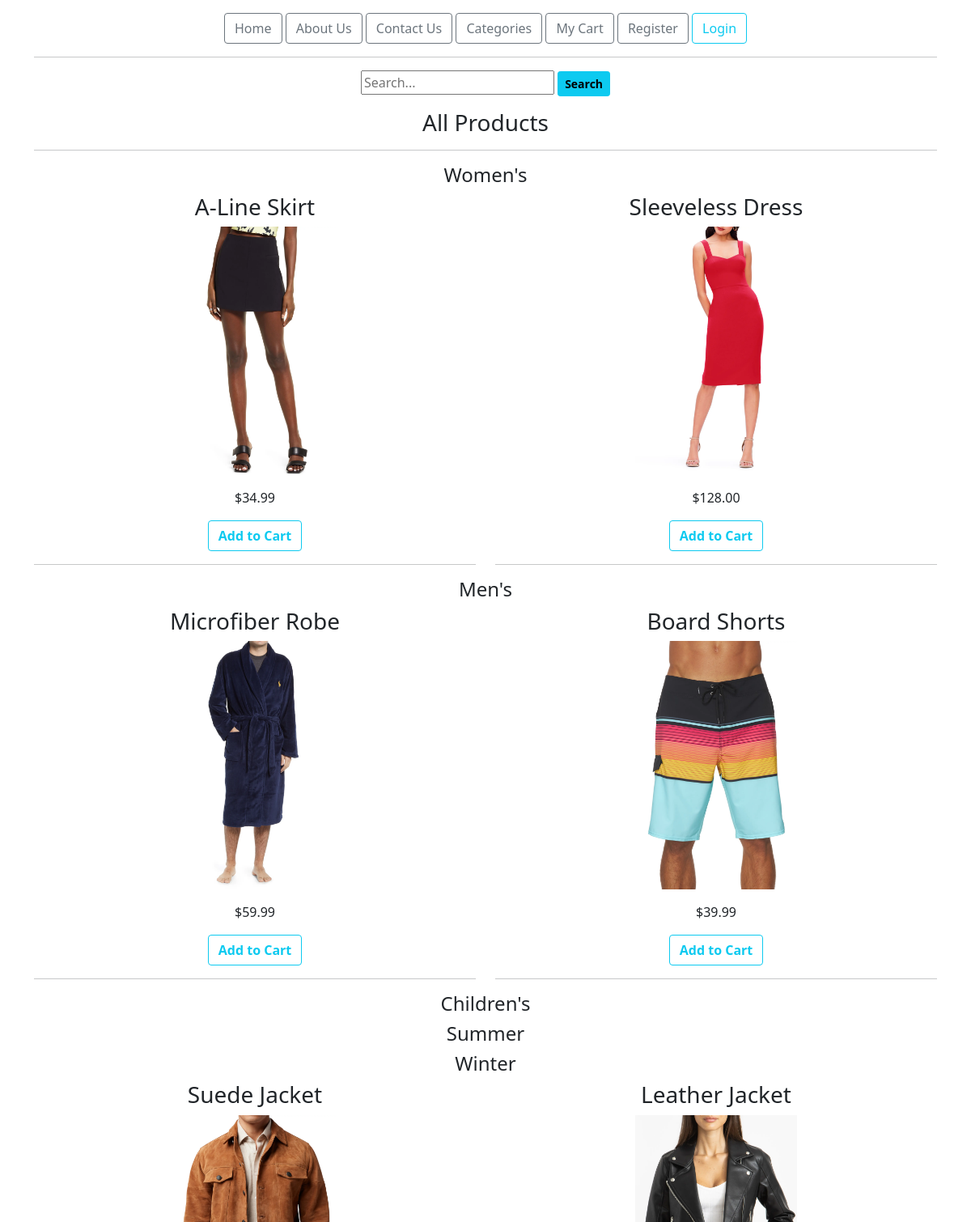
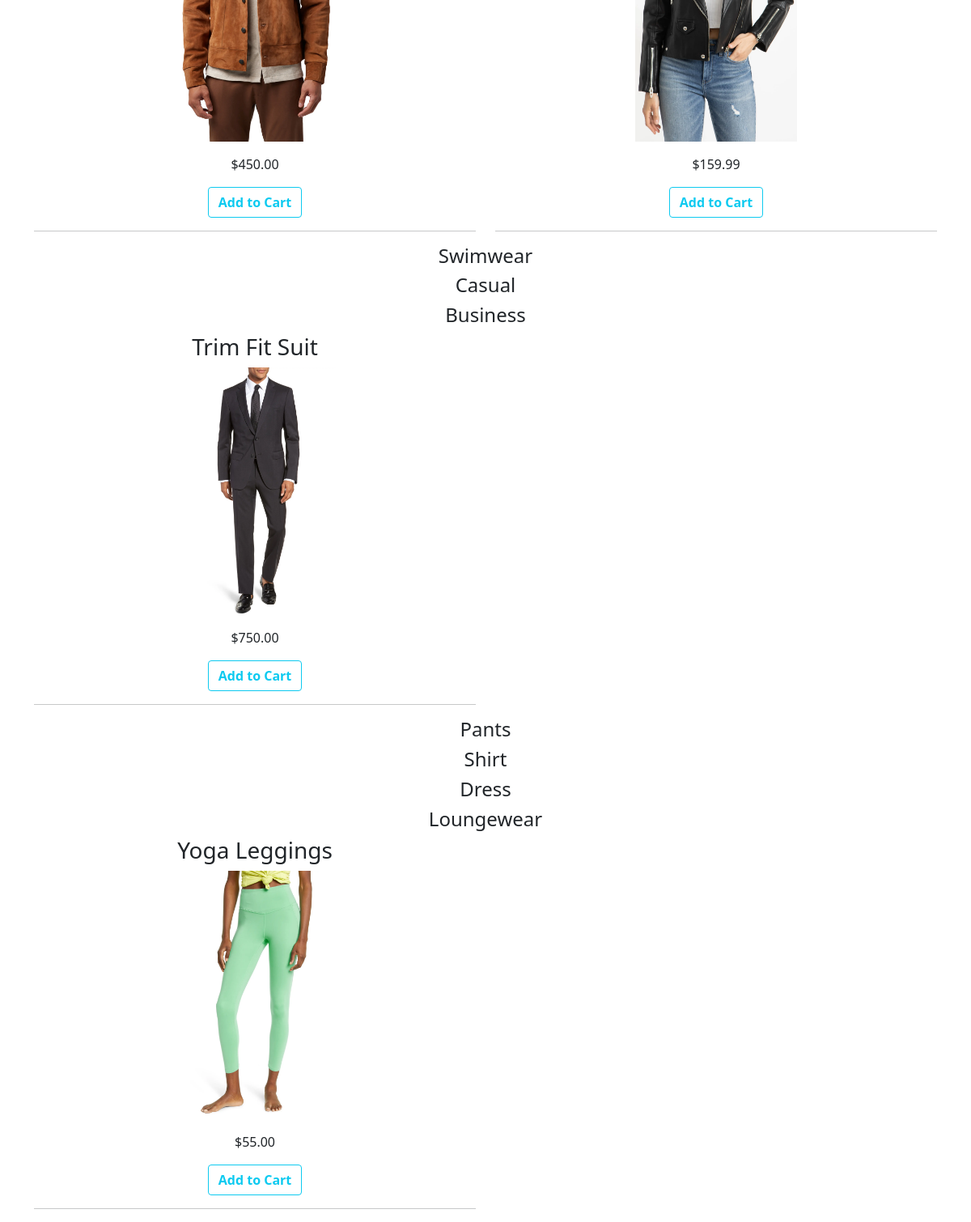
The page /all-products/ on the database its author committed (2 pictures, top to bottom).
### ecomapp/models.py (models this page shows, shortened)
class Category(models.Model):
    title = models.CharField(max_length=200)
    slug = models.SlugField(unique=True)

class Product(models.Model):
    title = models.CharField(max_length=200)
    slug = models.SlugField(unique=True)
    category = models.ForeignKey(Category, on_delete=models.CASCADE) # 1-m Product to Category
    image = models.ImageField(upload_to="products")
    marked_price = models.FloatField()
    selling_price = models.FloatField()
    description = models.TextField()
    view_count = models.PositiveIntegerField(default=0)

### ecomapp/views.py (the view)
# urls.py: path("all-products/", AllProductsView.as_view(), name = "allproducts"),
class AllProductsView(EcomMixin, TemplateView):
    template_name = "allproducts.html"
    def get_context_data(self, **kwargs):
        context = super().get_context_data(**kwargs)
        context['allcategories'] = Category.objects.all()
        return context

### ecomapp/views.py (called while the page is built)
    def dispatch(self, request, *args, **kwargs):
        cart_id = request.session.get("cart_id")
        if cart_id:
            cart_obj = Cart.objects.get(id=cart_id)
            if request.user.is_authenticated and request.user.customer:
                cart_obj.customer = request.user.customer # assigns customer to cart object
                cart_obj.save()
        return super().dispatch(request, *args, **kwargs)

### templates/allproducts.html (shortened to what this page needs)
{% extends 'base.html' %}
{% load humanize %}
{% block content %}
<div class="container">
    <h3>All Products</h3><hr>
    {% for c in allcategories %}
    <h4>{{c.title}}</h4>
    <div class="row">
        {% for p in c.product_set.all %}
        <div class="col-md-6">
            <div class="m-6">
                <h3>{{p.title}}</h3>
                <a href="{% url 'ecomapp:productdetail' p.slug %}">
                    <img src="{{p.image.url}}" alt="" width="200px" class="image-fluid" style="height:2500; object-fit: cover;">
                </a>
                <p class="mt-3">${{p.selling_price|floatformat:2|intcomma}}</p>
                <a href="{% url 'ecomapp:addtocart' p.id %}" class="btn btn-outline-info"><b>Add to Cart</b></a>
                <hr>
            </div>
        </div>
        {% endfor %}
    </div>
    {% endfor %}
</div>
{% endblock %}

### rows shown on the page
Category: title "Women's"
Product: title "A-Line Skirt", image (picture), selling_price "34.99"
Product: title "Sleeveless Dress", image (picture), selling_price "128.00"
Category: title "Men's"
Product: title "Microfiber Robe", image (picture), selling_price "59.99"
Product: title "Board Shorts", image (picture), selling_price "39.99"
Category: title "Children's"
Category: title "Summer"
Category: title "Winter"
Product: title "Suede Jacket", image (picture), selling_price "450.00"
Product: title "Leather Jacket", image (picture), selling_price "159.99"
Category: title "Swimwear"
Category: title "Casual"
Category: title "Business"
Product: title "Trim Fit Suit", image (picture), selling_price "750.00"
Category: title "Pants"
Category: title "Shirt"
Category: title "Dress"
Category: title "Loungewear"
Product: title "Yoga Leggings", image (picture), selling_price "55.00"
